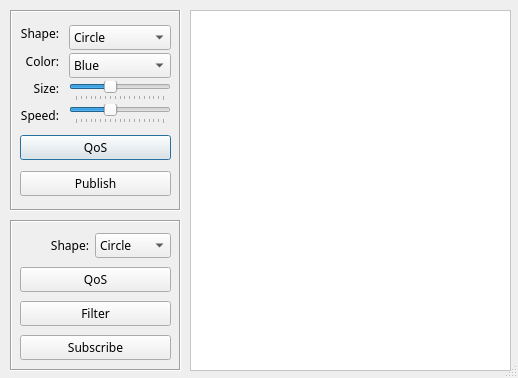
<?xml version="1.0" encoding="UTF-8"?>
<ui version="4.0">
 <class>ShapesDialog</class>
 <widget class="QDialog" name="ShapesDialog">
  <property name="windowModality">
   <enum>Qt::NonModal</enum>
  </property>
  <property name="enabled">
   <bool>true</bool>
  </property>
  <property name="geometry">
   <rect>
    <x>0</x>
    <y>0</y>
    <width>518</width>
    <height>378</height>
   </rect>
  </property>
  <property name="sizePolicy">
   <sizepolicy hsizetype="Fixed" vsizetype="Fixed">
    <horstretch>0</horstretch>
    <verstretch>0</verstretch>
   </sizepolicy>
  </property>
  <property name="minimumSize">
   <size>
    <width>518</width>
    <height>378</height>
   </size>
  </property>
  <property name="maximumSize">
   <size>
    <width>518</width>
    <height>378</height>
   </size>
  </property>
  <property name="focusPolicy">
   <enum>Qt::ClickFocus</enum>
  </property>
  <property name="windowTitle">
   <string>OpenDDS - iShapes Demo</string>
  </property>
  <property name="sizeGripEnabled">
   <bool>true</bool>
  </property>
  <property name="modal">
   <bool>false</bool>
  </property>
  <widget class="QFrame" name="frame">
   <property name="geometry">
    <rect>
     <x>10</x>
     <y>10</y>
     <width>171</width>
     <height>201</height>
    </rect>
   </property>
   <property name="font">
    <font>
     <pointsize>10</pointsize>
    </font>
   </property>
   <property name="frameShape">
    <enum>QFrame::Box</enum>
   </property>
   <property name="frameShadow">
    <enum>QFrame::Sunken</enum>
   </property>
   <widget class="QWidget" name="layoutWidget">
    <property name="geometry">
     <rect>
      <x>10</x>
      <y>10</y>
      <width>151</width>
      <height>181</height>
     </rect>
    </property>
    <property name="font">
     <font>
      <pointsize>10</pointsize>
     </font>
    </property>
    <layout class="QVBoxLayout" name="verticalLayout_3">
     <item>
      <layout class="QHBoxLayout" name="horizontalLayout">
       <property name="spacing">
        <number>10</number>
       </property>
       <item>
        <layout class="QVBoxLayout" name="verticalLayout">
         <item>
          <widget class="QLabel" name="wShapeLabel">
           <property name="font">
            <font>
             <family>Sans Serif</family>
             <pointsize>9</pointsize>
             <stylestrategy>PreferAntialias</stylestrategy>
             <kerning>false</kerning>
            </font>
           </property>
           <property name="layoutDirection">
            <enum>Qt::LeftToRight</enum>
           </property>
           <property name="text">
            <string>Shape:</string>
           </property>
           <property name="alignment">
            <set>Qt::AlignRight|Qt::AlignTrailing|Qt::AlignVCenter</set>
           </property>
          </widget>
         </item>
         <item>
          <widget class="QLabel" name="colorLabel">
           <property name="font">
            <font>
             <family>Sans Serif</family>
             <pointsize>9</pointsize>
             <stylestrategy>PreferAntialias</stylestrategy>
             <kerning>false</kerning>
            </font>
           </property>
           <property name="text">
            <string>Color:</string>
           </property>
           <property name="alignment">
            <set>Qt::AlignRight|Qt::AlignTrailing|Qt::AlignVCenter</set>
           </property>
          </widget>
         </item>
         <item>
          <widget class="QLabel" name="label">
           <property name="font">
            <font>
             <family>Sans Serif</family>
             <pointsize>9</pointsize>
             <stylestrategy>PreferAntialias</stylestrategy>
             <kerning>false</kerning>
            </font>
           </property>
           <property name="text">
            <string>Size:</string>
           </property>
           <property name="alignment">
            <set>Qt::AlignRight|Qt::AlignTrailing|Qt::AlignVCenter</set>
           </property>
          </widget>
         </item>
         <item>
          <widget class="QLabel" name="label_2">
           <property name="font">
            <font>
             <family>Sans Serif</family>
             <pointsize>9</pointsize>
             <stylestrategy>PreferAntialias</stylestrategy>
             <kerning>false</kerning>
            </font>
           </property>
           <property name="text">
            <string>Speed:</string>
           </property>
           <property name="alignment">
            <set>Qt::AlignRight|Qt::AlignTrailing|Qt::AlignVCenter</set>
           </property>
          </widget>
         </item>
        </layout>
       </item>
       <item>
        <layout class="QVBoxLayout" name="verticalLayout_2">
         <property name="spacing">
          <number>3</number>
         </property>
         <item>
          <widget class="QComboBox" name="wShapeList">
           <property name="font">
            <font>
             <family>Sans Serif</family>
             <pointsize>9</pointsize>
             <stylestrategy>PreferAntialias</stylestrategy>
             <kerning>false</kerning>
            </font>
           </property>
           <item>
            <property name="text">
             <string>Circle</string>
            </property>
           </item>
           <item>
            <property name="text">
             <string>Square</string>
            </property>
           </item>
           <item>
            <property name="text">
             <string>Triangle</string>
            </property>
           </item>
          </widget>
         </item>
         <item>
          <widget class="QComboBox" name="colorList">
           <property name="font">
            <font>
             <family>Sans Serif</family>
             <pointsize>9</pointsize>
             <stylestrategy>PreferAntialias</stylestrategy>
             <kerning>false</kerning>
            </font>
           </property>
           <item>
            <property name="text">
             <string>Blue</string>
            </property>
           </item>
           <item>
            <property name="text">
             <string>Red</string>
            </property>
           </item>
           <item>
            <property name="text">
             <string>Green</string>
            </property>
           </item>
           <item>
            <property name="text">
             <string>Orange</string>
            </property>
           </item>
           <item>
            <property name="text">
             <string>Yellow</string>
            </property>
           </item>
           <item>
            <property name="text">
             <string>Magenta</string>
            </property>
           </item>
           <item>
            <property name="text">
             <string>Cyan</string>
            </property>
           </item>
           <item>
            <property name="text">
             <string>Gray</string>
            </property>
           </item>
          </widget>
         </item>
         <item>
          <widget class="QSlider" name="sizeSlider">
           <property name="minimum">
            <number>10</number>
           </property>
           <property name="maximum">
            <number>100</number>
           </property>
           <property name="singleStep">
            <number>10</number>
           </property>
           <property name="pageStep">
            <number>20</number>
           </property>
           <property name="value">
            <number>45</number>
           </property>
           <property name="sliderPosition">
            <number>45</number>
           </property>
           <property name="orientation">
            <enum>Qt::Horizontal</enum>
           </property>
           <property name="tickPosition">
            <enum>QSlider::TicksBelow</enum>
           </property>
           <property name="tickInterval">
            <number>5</number>
           </property>
          </widget>
         </item>
         <item>
          <widget class="QSlider" name="speedSlider">
           <property name="minimum">
            <number>10</number>
           </property>
           <property name="maximum">
            <number>100</number>
           </property>
           <property name="singleStep">
            <number>10</number>
           </property>
           <property name="pageStep">
            <number>20</number>
           </property>
           <property name="value">
            <number>45</number>
           </property>
           <property name="sliderPosition">
            <number>45</number>
           </property>
           <property name="orientation">
            <enum>Qt::Horizontal</enum>
           </property>
           <property name="tickPosition">
            <enum>QSlider::TicksBelow</enum>
           </property>
           <property name="tickInterval">
            <number>5</number>
           </property>
          </widget>
         </item>
        </layout>
       </item>
      </layout>
     </item>
     <item>
      <widget class="QPushButton" name="pubQosButton">
       <property name="sizePolicy">
        <sizepolicy hsizetype="Minimum" vsizetype="Fixed">
         <horstretch>0</horstretch>
         <verstretch>0</verstretch>
        </sizepolicy>
       </property>
       <property name="font">
        <font>
         <family>Sans Serif</family>
         <pointsize>9</pointsize>
         <stylestrategy>PreferAntialias</stylestrategy>
         <kerning>false</kerning>
        </font>
       </property>
       <property name="toolTip">
        <string>&lt;!DOCTYPE HTML PUBLIC &quot;-//W3C//DTD HTML 4.0//EN&quot; &quot;http://www.w3.org/TR/REC-html40/strict.dtd&quot;&gt;
&lt;html&gt;&lt;head&gt;&lt;meta name=&quot;qrichtext&quot; content=&quot;1&quot; /&gt;&lt;style type=&quot;text/css&quot;&gt;
p, li { white-space: pre-wrap; }
&lt;/style&gt;&lt;/head&gt;&lt;body style=&quot; font-family:'Ubuntu'; font-size:10pt; font-weight:400; font-style:normal;&quot;&gt;
&lt;p style=&quot; margin-top:0px; margin-bottom:0px; margin-left:0px; margin-right:0px; -qt-block-indent:0; text-indent:0px;&quot;&gt;Click to set custom QoS&lt;/p&gt;&lt;/body&gt;&lt;/html&gt;</string>
       </property>
       <property name="text">
        <string>QoS</string>
       </property>
       <property name="default">
        <bool>false</bool>
       </property>
       <property name="flat">
        <bool>false</bool>
       </property>
      </widget>
     </item>
     <item>
      <widget class="QPushButton" name="createWriterButton">
       <property name="sizePolicy">
        <sizepolicy hsizetype="Minimum" vsizetype="Fixed">
         <horstretch>0</horstretch>
         <verstretch>0</verstretch>
        </sizepolicy>
       </property>
       <property name="font">
        <font>
         <family>Sans Serif</family>
         <pointsize>9</pointsize>
         <stylestrategy>PreferAntialias</stylestrategy>
         <kerning>false</kerning>
        </font>
       </property>
       <property name="toolTip">
        <string>&lt;!DOCTYPE HTML PUBLIC &quot;-//W3C//DTD HTML 4.0//EN&quot; &quot;http://www.w3.org/TR/REC-html40/strict.dtd&quot;&gt;
&lt;html&gt;&lt;head&gt;&lt;meta name=&quot;qrichtext&quot; content=&quot;1&quot; /&gt;&lt;style type=&quot;text/css&quot;&gt;
p, li { white-space: pre-wrap; }
&lt;/style&gt;&lt;/head&gt;&lt;body style=&quot; font-family:'Ubuntu'; font-size:10pt; font-weight:400; font-style:normal;&quot;&gt;
&lt;p style=&quot; margin-top:0px; margin-bottom:0px; margin-left:0px; margin-right:0px; -qt-block-indent:0; text-indent:0px;&quot;&gt;Click Publish Topic&lt;/p&gt;&lt;/body&gt;&lt;/html&gt;</string>
       </property>
       <property name="text">
        <string>Publish</string>
       </property>
      </widget>
     </item>
    </layout>
   </widget>
  </widget>
  <widget class="QFrame" name="frame_2">
   <property name="geometry">
    <rect>
     <x>10</x>
     <y>220</y>
     <width>171</width>
     <height>151</height>
    </rect>
   </property>
   <property name="frameShape">
    <enum>QFrame::Box</enum>
   </property>
   <property name="frameShadow">
    <enum>QFrame::Sunken</enum>
   </property>
   <widget class="QWidget" name="layoutWidget2">
    <property name="geometry">
     <rect>
      <x>10</x>
      <y>10</y>
      <width>151</width>
      <height>137</height>
     </rect>
    </property>
    <layout class="QVBoxLayout" name="verticalLayout_4">
     <item>
      <layout class="QHBoxLayout" name="horizontalLayout_2">
       <item>
        <widget class="QLabel" name="label_3">
         <property name="font">
          <font>
           <family>Sans Serif</family>
           <pointsize>9</pointsize>
           <stylestrategy>PreferAntialias</stylestrategy>
           <kerning>false</kerning>
          </font>
         </property>
         <property name="text">
          <string>Shape:</string>
         </property>
         <property name="alignment">
          <set>Qt::AlignRight|Qt::AlignTrailing|Qt::AlignVCenter</set>
         </property>
        </widget>
       </item>
       <item>
        <widget class="QComboBox" name="rShapeList">
         <property name="font">
          <font>
           <family>Sans Serif</family>
           <pointsize>9</pointsize>
           <stylestrategy>PreferAntialias</stylestrategy>
           <kerning>false</kerning>
          </font>
         </property>
         <item>
          <property name="text">
           <string>Circle</string>
          </property>
         </item>
         <item>
          <property name="text">
           <string>Square</string>
          </property>
         </item>
         <item>
          <property name="text">
           <string>Triangle</string>
          </property>
         </item>
        </widget>
       </item>
      </layout>
     </item>
     <item>
      <widget class="QPushButton" name="subQosButton">
       <property name="font">
        <font>
         <family>Sans Serif</family>
         <pointsize>9</pointsize>
         <stylestrategy>PreferAntialias</stylestrategy>
         <kerning>false</kerning>
        </font>
       </property>
       <property name="toolTip">
        <string>&lt;!DOCTYPE HTML PUBLIC &quot;-//W3C//DTD HTML 4.0//EN&quot; &quot;http://www.w3.org/TR/REC-html40/strict.dtd&quot;&gt;
&lt;html&gt;&lt;head&gt;&lt;meta name=&quot;qrichtext&quot; content=&quot;1&quot; /&gt;&lt;style type=&quot;text/css&quot;&gt;
p, li { white-space: pre-wrap; }
&lt;/style&gt;&lt;/head&gt;&lt;body style=&quot; font-family:'Ubuntu'; font-size:10pt; font-weight:400; font-style:normal;&quot;&gt;
&lt;p style=&quot; margin-top:0px; margin-bottom:0px; margin-left:0px; margin-right:0px; -qt-block-indent:0; text-indent:0px;&quot;&gt;Click to set custom QoS&lt;/p&gt;&lt;/body&gt;&lt;/html&gt;</string>
       </property>
       <property name="text">
        <string>QoS</string>
       </property>
      </widget>
     </item>
     <item>
      <widget class="QPushButton" name="filterButton">
       <property name="font">
        <font>
         <family>Sans Serif</family>
         <pointsize>9</pointsize>
         <stylestrategy>PreferAntialias</stylestrategy>
         <kerning>false</kerning>
        </font>
       </property>
       <property name="toolTip">
        <string>&lt;!DOCTYPE HTML PUBLIC &quot;-//W3C//DTD HTML 4.0//EN&quot; &quot;http://www.w3.org/TR/REC-html40/strict.dtd&quot;&gt;
&lt;html&gt;&lt;head&gt;&lt;meta name=&quot;qrichtext&quot; content=&quot;1&quot; /&gt;&lt;style type=&quot;text/css&quot;&gt;
p, li { white-space: pre-wrap; }
&lt;/style&gt;&lt;/head&gt;&lt;body style=&quot; font-family:'Ubuntu'; font-size:10pt; font-weight:400; font-style:normal;&quot;&gt;
&lt;p style=&quot; margin-top:0px; margin-bottom:0px; margin-left:0px; margin-right:0px; -qt-block-indent:0; text-indent:0px;&quot;&gt;Click to set custom filters&lt;/p&gt;&lt;/body&gt;&lt;/html&gt;</string>
       </property>
       <property name="text">
        <string>Filter</string>
       </property>
      </widget>
     </item>
     <item>
      <widget class="QPushButton" name="createReaderButton">
       <property name="font">
        <font>
         <family>Sans Serif</family>
         <pointsize>9</pointsize>
         <stylestrategy>PreferAntialias</stylestrategy>
         <kerning>false</kerning>
        </font>
       </property>
       <property name="toolTip">
        <string>&lt;!DOCTYPE HTML PUBLIC &quot;-//W3C//DTD HTML 4.0//EN&quot; &quot;http://www.w3.org/TR/REC-html40/strict.dtd&quot;&gt;
&lt;html&gt;&lt;head&gt;&lt;meta name=&quot;qrichtext&quot; content=&quot;1&quot; /&gt;&lt;style type=&quot;text/css&quot;&gt;
p, li { white-space: pre-wrap; }
&lt;/style&gt;&lt;/head&gt;&lt;body style=&quot; font-family:'Ubuntu'; font-size:10pt; font-weight:400; font-style:normal;&quot;&gt;
&lt;p style=&quot; margin-top:0px; margin-bottom:0px; margin-left:0px; margin-right:0px; -qt-block-indent:0; text-indent:0px;&quot;&gt;Click Subscribe to Topic&lt;/p&gt;&lt;/body&gt;&lt;/html&gt;</string>
       </property>
       <property name="text">
        <string>Subscribe</string>
       </property>
      </widget>
     </item>
    </layout>
   </widget>
  </widget>
  <widget class="QFrame" name="renderFrame">
   <property name="geometry">
    <rect>
     <x>190</x>
     <y>10</y>
     <width>321</width>
     <height>361</height>
    </rect>
   </property>
   <property name="sizePolicy">
    <sizepolicy hsizetype="Preferred" vsizetype="Preferred">
     <horstretch>0</horstretch>
     <verstretch>0</verstretch>
    </sizepolicy>
   </property>
   <property name="minimumSize">
    <size>
     <width>240</width>
     <height>360</height>
    </size>
   </property>
   <property name="maximumSize">
    <size>
     <width>500</width>
     <height>380</height>
    </size>
   </property>
   <property name="palette">
    <palette>
     <active>
      <colorrole role="Base">
       <brush brushstyle="SolidPattern">
        <color alpha="255">
         <red>255</red>
         <green>255</green>
         <blue>255</blue>
        </color>
       </brush>
      </colorrole>
      <colorrole role="Window">
       <brush brushstyle="SolidPattern">
        <color alpha="255">
         <red>255</red>
         <green>255</green>
         <blue>255</blue>
        </color>
       </brush>
      </colorrole>
     </active>
     <inactive>
      <colorrole role="Base">
       <brush brushstyle="SolidPattern">
        <color alpha="255">
         <red>255</red>
         <green>255</green>
         <blue>255</blue>
        </color>
       </brush>
      </colorrole>
      <colorrole role="Window">
       <brush brushstyle="SolidPattern">
        <color alpha="255">
         <red>255</red>
         <green>255</green>
         <blue>255</blue>
        </color>
       </brush>
      </colorrole>
     </inactive>
     <disabled>
      <colorrole role="Base">
       <brush brushstyle="SolidPattern">
        <color alpha="255">
         <red>255</red>
         <green>255</green>
         <blue>255</blue>
        </color>
       </brush>
      </colorrole>
      <colorrole role="Window">
       <brush brushstyle="SolidPattern">
        <color alpha="255">
         <red>255</red>
         <green>255</green>
         <blue>255</blue>
        </color>
       </brush>
      </colorrole>
     </disabled>
    </palette>
   </property>
   <property name="autoFillBackground">
    <bool>true</bool>
   </property>
   <property name="frameShape">
    <enum>QFrame::StyledPanel</enum>
   </property>
   <property name="frameShadow">
    <enum>QFrame::Raised</enum>
   </property>
  </widget>
  <zorder>frame_2</zorder>
  <zorder>renderFrame</zorder>
  <zorder>frame</zorder>
 </widget>
 <resources/>
 <connections>
  <connection>
   <sender>createWriterButton</sender>
   <signal>clicked()</signal>
   <receiver>ShapesDialog</receiver>
   <slot>onPublishButtonClicked()</slot>
   <hints>
    <hint type="sourcelabel">
     <x>107</x>
     <y>221</y>
    </hint>
    <hint type="destinationlabel">
     <x>111</x>
     <y>220</y>
    </hint>
   </hints>
  </connection>
  <connection>
   <sender>createReaderButton</sender>
   <signal>clicked()</signal>
   <receiver>ShapesDialog</receiver>
   <slot>onSubscribeButtonClicked()</slot>
   <hints>
    <hint type="sourcelabel">
     <x>85</x>
     <y>346</y>
    </hint>
    <hint type="destinationlabel">
     <x>89</x>
     <y>350</y>
    </hint>
   </hints>
  </connection>
  <connection>
   <sender>pubQosButton</sender>
   <signal>clicked()</signal>
   <receiver>ShapesDialog</receiver>
   <slot>onWriterQosButtonClicked()</slot>
   <hints>
    <hint type="sourcelabel">
     <x>126</x>
     <y>172</y>
    </hint>
    <hint type="destinationlabel">
     <x>181</x>
     <y>425</y>
    </hint>
   </hints>
  </connection>
  <connection>
   <sender>subQosButton</sender>
   <signal>clicked()</signal>
   <receiver>ShapesDialog</receiver>
   <slot>onReaderQosButtonClicked()</slot>
   <hints>
    <hint type="sourcelabel">
     <x>143</x>
     <y>292</y>
    </hint>
    <hint type="destinationlabel">
     <x>155</x>
     <y>522</y>
    </hint>
   </hints>
  </connection>
  <connection>
   <sender>filterButton</sender>
   <signal>clicked()</signal>
   <receiver>ShapesDialog</receiver>
   <slot>onFilterButtonClicked()</slot>
   <hints>
    <hint type="sourcelabel">
     <x>100</x>
     <y>312</y>
    </hint>
    <hint type="destinationlabel">
     <x>354</x>
     <y>189</y>
    </hint>
   </hints>
  </connection>
 </connections>
 <slots>
  <slot>onPublishButtonClicked()</slot>
  <slot>onSubscribeButtonClicked()</slot>
  <slot>onWriterQosButtonClicked()</slot>
  <slot>onReaderQosButtonClicked()</slot>
  <slot>onFilterButtonClicked()</slot>
 </slots>
</ui>
